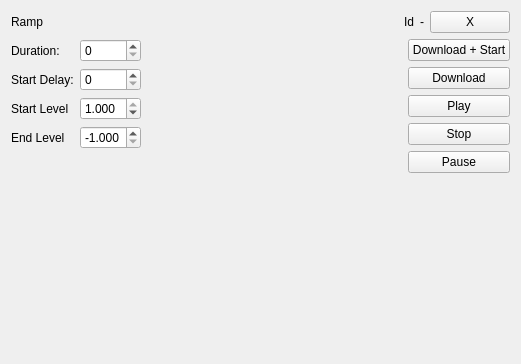
<?xml version="1.0" encoding="UTF-8"?>
<ui version="4.0">
 <class>f8123_RampForceWidget</class>
 <widget class="QWidget" name="f8123_RampForceWidget">
  <property name="geometry">
   <rect>
    <x>0</x>
    <y>0</y>
    <width>521</width>
    <height>364</height>
   </rect>
  </property>
  <property name="windowTitle">
   <string>Form</string>
  </property>
  <layout class="QVBoxLayout" name="verticalLayout_2">
   <item>
    <layout class="QHBoxLayout" name="horizontalLayout_2" stretch="1,0,0,0">
     <item>
      <widget class="QLabel" name="effectTypeLabel">
       <property name="text">
        <string>Ramp</string>
       </property>
      </widget>
     </item>
     <item>
      <widget class="QLabel" name="label_2">
       <property name="text">
        <string>Id</string>
       </property>
      </widget>
     </item>
     <item>
      <widget class="QLabel" name="idLabel">
       <property name="text">
        <string>-</string>
       </property>
      </widget>
     </item>
     <item>
      <widget class="QPushButton" name="destroyEffectButton">
       <property name="text">
        <string>X</string>
       </property>
      </widget>
     </item>
    </layout>
   </item>
   <item>
    <layout class="QHBoxLayout" name="horizontalLayout" stretch="1,0">
     <item>
      <layout class="QFormLayout" name="formLayout">
       <property name="fieldGrowthPolicy">
        <enum>QFormLayout::FieldsStayAtSizeHint</enum>
       </property>
       <item row="0" column="0">
        <widget class="QLabel" name="label_4">
         <property name="text">
          <string>Duration:</string>
         </property>
        </widget>
       </item>
       <item row="0" column="1">
        <widget class="QSpinBox" name="durationSpinBox">
         <property name="maximum">
          <number>65535</number>
         </property>
        </widget>
       </item>
       <item row="1" column="0">
        <widget class="QLabel" name="label_5">
         <property name="text">
          <string>Start Delay:</string>
         </property>
        </widget>
       </item>
       <item row="1" column="1">
        <widget class="QSpinBox" name="startDelaySpinBox">
         <property name="maximum">
          <number>65535</number>
         </property>
        </widget>
       </item>
       <item row="2" column="0">
        <widget class="QLabel" name="label">
         <property name="text">
          <string>Start Level</string>
         </property>
        </widget>
       </item>
       <item row="2" column="1">
        <widget class="QDoubleSpinBox" name="startLevelSpinBox">
         <property name="decimals">
          <number>3</number>
         </property>
         <property name="minimum">
          <double>-1.000000000000000</double>
         </property>
         <property name="maximum">
          <double>1.000000000000000</double>
         </property>
         <property name="singleStep">
          <double>0.050000000000000</double>
         </property>
         <property name="value">
          <double>1.000000000000000</double>
         </property>
        </widget>
       </item>
       <item row="3" column="0">
        <widget class="QLabel" name="label_6">
         <property name="text">
          <string>End Level</string>
         </property>
        </widget>
       </item>
       <item row="3" column="1">
        <widget class="QDoubleSpinBox" name="endLevelSpinBox">
         <property name="decimals">
          <number>3</number>
         </property>
         <property name="minimum">
          <double>-1.000000000000000</double>
         </property>
         <property name="maximum">
          <double>1.000000000000000</double>
         </property>
         <property name="singleStep">
          <double>0.050000000000000</double>
         </property>
         <property name="value">
          <double>-1.000000000000000</double>
         </property>
        </widget>
       </item>
      </layout>
     </item>
     <item>
      <layout class="QVBoxLayout" name="verticalLayout">
       <item>
        <widget class="QPushButton" name="downloadAndStartButton">
         <property name="text">
          <string>Download + Start</string>
         </property>
        </widget>
       </item>
       <item>
        <widget class="QPushButton" name="downloadButton">
         <property name="text">
          <string>Download</string>
         </property>
        </widget>
       </item>
       <item>
        <widget class="QPushButton" name="playButton">
         <property name="text">
          <string>Play</string>
         </property>
        </widget>
       </item>
       <item>
        <widget class="QPushButton" name="stopButton">
         <property name="text">
          <string>Stop</string>
         </property>
        </widget>
       </item>
       <item>
        <widget class="QPushButton" name="pauseButton">
         <property name="text">
          <string>Pause</string>
         </property>
        </widget>
       </item>
       <item>
        <spacer name="verticalSpacer_2">
         <property name="orientation">
          <enum>Qt::Vertical</enum>
         </property>
         <property name="sizeHint" stdset="0">
          <size>
           <width>20</width>
           <height>40</height>
          </size>
         </property>
        </spacer>
       </item>
      </layout>
     </item>
    </layout>
   </item>
   <item>
    <spacer name="verticalSpacer">
     <property name="orientation">
      <enum>Qt::Vertical</enum>
     </property>
     <property name="sizeHint" stdset="0">
      <size>
       <width>20</width>
       <height>40</height>
      </size>
     </property>
    </spacer>
   </item>
  </layout>
 </widget>
 <resources/>
 <connections/>
</ui>
